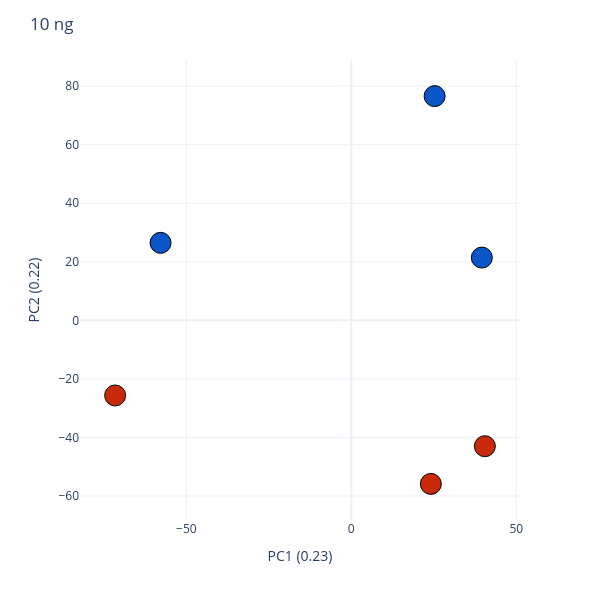

Notebook code for this chart:
### Code cell
# Supplementary Figures 1H-1N — per-input EGF+ vs EGF- PCA (one panel per input).
# Subsets the globally filtered+imputed matrix to each input's EGF+/EGF- pair (n=3 each)
# and runs PCA. NOTE: per-input separation is modest (PC variances are low) — describe
# conservatively in the text (Reviewer 1 & 2), not as "clear separation".
INPUT_NG_ORDER = [10, 20, 50, 100, 200, 500, 1000]
EGF_PLUS_C, EGF_MINUS_C = '#C82909', '#0956C8'   # red = EGF+, blue = EGF-

for ng in INPUT_NG_ORDER:
    g_plus, g_minus = f'EGF+{ng}ng', f'EGF-{ng}ng'
    sub = site_data_imp[site_data_imp['group'].isin([g_plus, g_minus])]
    if sub['group'].nunique() < 2:
        print(f"skip {ng} ng (only {sub['group'].nunique()} group present)")
        continue
    pca = ac.run_pca(sub)
    pca_df = pca[0][0]
    fig = px.scatter(pca_df, x='x', y='y', color='group',
                     color_discrete_map={g_plus: EGF_PLUS_C, g_minus: EGF_MINUS_C})
    fig.update_layout(width=600, height=600, template='plotly_white',
                      title=f'{ng} ng', showlegend=False)
    fig.update_traces(marker=dict(size=21, line=dict(width=1, color='black')))
    fig.update_xaxes(title=pca[1]['x_title'])
    fig.update_yaxes(title=pca[1]['y_title'])
    fig.show()
    #fig.write_image(rf'figures/suppl_figure1_pca_{ng}ng.pdf', width=600, height=600)

### Figure 1 — Plotly figure (JSON) as saved in the notebook; plotly's stock layout.template omitted (floating-point values rounded to 4 significant figures)
{"data": [{"hovertemplate": "group=EGF+10ng<br>x=%{x}<br>y=%{y}<extra></extra>", "legendgroup": "EGF+10ng", "marker": {"color": "#C82909", "line": {"color": "black", "width": 1}, "size": 21, "symbol": "circle"}, "mode": "markers", "name": "EGF+10ng", "orientation": "v", "showlegend": true, "type": "scatter", "x": [-71.59, 40.48, 24.11], "xaxis": "x", "y": [-25.65, -43.0, -55.86], "yaxis": "y"}, {"hovertemplate": "group=EGF-10ng<br>x=%{x}<br>y=%{y}<extra></extra>", "legendgroup": "EGF-10ng", "marker": {"color": "#0956C8", "line": {"color": "black", "width": 1}, "size": 21, "symbol": "circle"}, "mode": "markers", "name": "EGF-10ng", "orientation": "v", "showlegend": true, "type": "scatter", "x": [39.56, -57.82, 25.25], "xaxis": "x", "y": [21.43, 26.48, 76.6], "yaxis": "y"}], "layout": {"height": 600, "legend": {"title": {"text": "group"}, "tracegroupgap": 0}, "margin": {"t": 60}, "showlegend": false, "title": {"text": "10 ng"}, "width": 600, "xaxis": {"anchor": "y", "domain": [0, 1], "title": {"text": "PC1 (0.23)"}}, "yaxis": {"anchor": "x", "domain": [0, 1], "title": {"text": "PC2 (0.22)"}}}}
